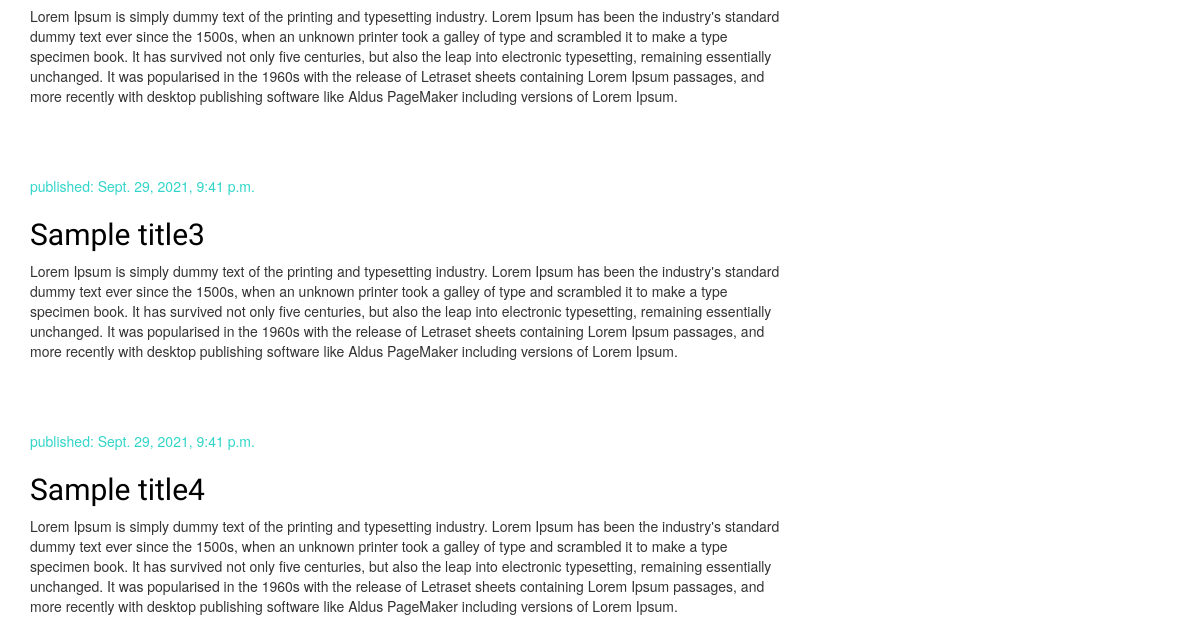
Before: / (lower part) with the older database file.
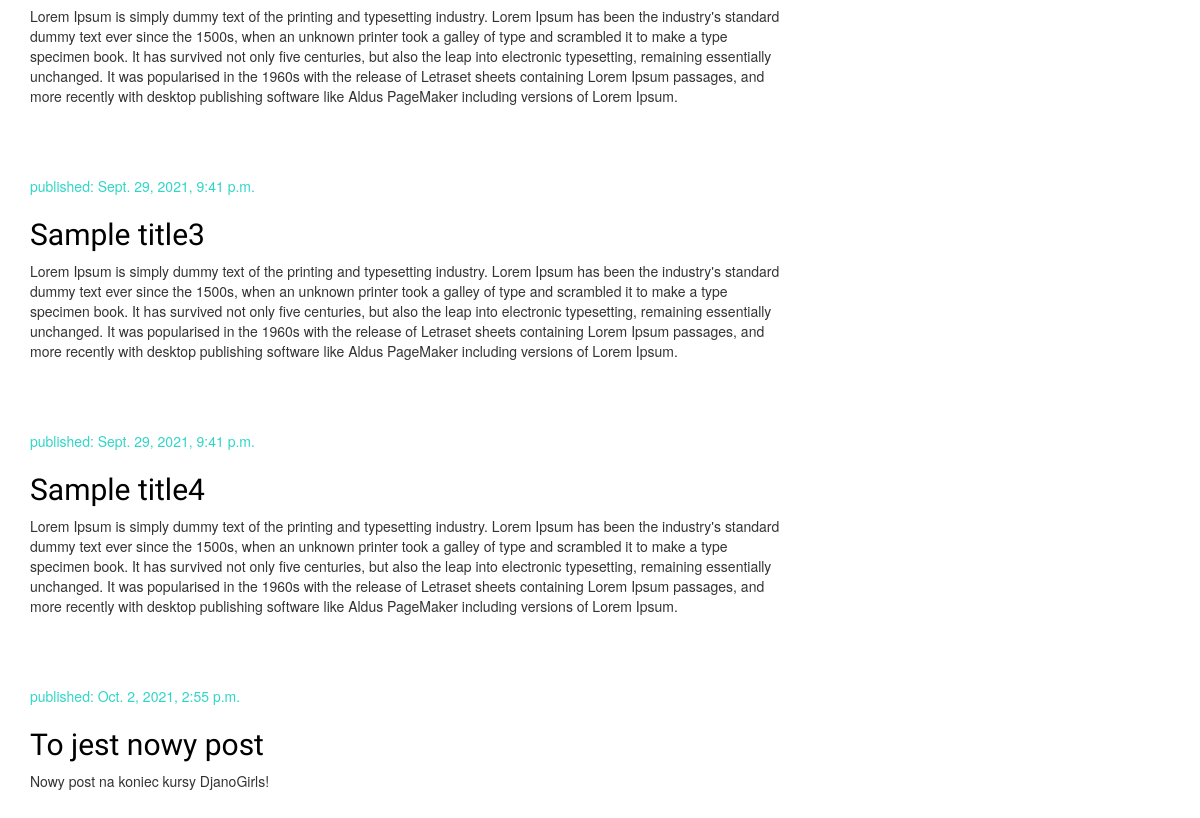
After: the same page with the newer database file.
### blog/models.py (models this page shows, shortened)
class Post(models.Model):
    author = models.ForeignKey('auth.User', on_delete=models.CASCADE)
    title = models.CharField(max_length=200)
    text = models.TextField()
    created_date = models.DateTimeField(
        default=timezone.now)
    published_date = models.DateTimeField(
        blank=True, null=True)

### blog/views.py (the view)
# urls.py: path('', views.post_list, name='post_list'),
def post_list(request):
    posts = Post.objects.filter(published_date__lte=timezone.now()).order_by('published_date')
    return render(request, 'blog/post_list.html', {'posts' : posts})

### blog/templates/blog/post_list.html
{% extends 'blog/base.html' %}
{% block content %}
    {% for post in posts %}
        <div class="post">
            <div class="date">
                <p>published: {{ post.published_date }}</p>
            </div>
            <h2><a href="{% url 'post_detail' pk=post.pk %}">{{ post.title }}</a></h2>
            <p>{{ post.text|linebreaksbr }}</p>
        </div>
    {% endfor %}
{% endblock %}

Changed rows visible on the page:
added Post: published_date "Oct. 2, 2021, 2:55 p.m.", title "To jest nowy post", text "Nowy post na koniec kursy DjanoGirls!"
